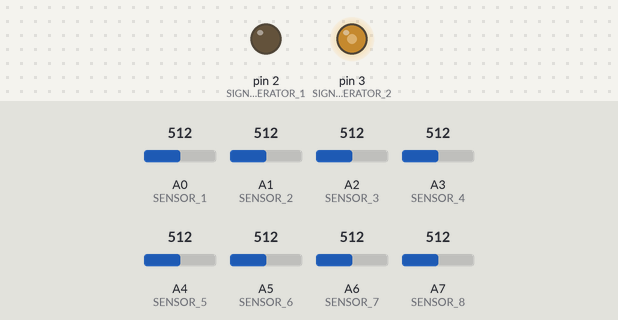
Recording of a sketch running on a simulated Arduino Nano, built with avr-gcc and run on an emulated ATmega328P. On the bench: output pins drawn as LEDs (lit = HIGH). The inputs (shaded band) are chosen by the test bench; at power-on: A0 (SENSOR_1) = 512, A1 (SENSOR_2) = 512, A2 (SENSOR_3) = 512, A3 (SENSOR_4) = 512, A4 (SENSOR_5) = 512, A5 (SENSOR_6) = 512, A6 (SENSOR_7) = 512, A7 (SENSOR_8) = 512. What the sketch prints to the serial monitor is not drawn.

Above: at 0.1 s.
Timing chart, 0 to 1.6 s (numbered marks = the images above):
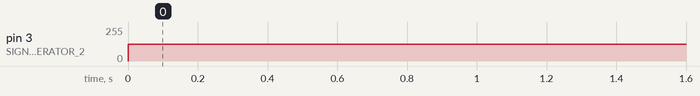

The sketch:

pressure_sensing_system.ino
```cpp
int SIGNAL_GENERATOR_1  = 2;
int SIGNAL_GENERATOR_2  = 3;

int SENSOR_1 = A0;
int SENSOR_2 = A1;
int SENSOR_3 = A2;
int SENSOR_4 = A3;
int SENSOR_5 = A4;
int SENSOR_6 = A5;
int SENSOR_7 = A6;
int SENSOR_8 = A7;

int senses = 10;
int current = 0;
double avg = 0;


void setup() {
  // put your setup code here, to run once
  Serial.begin(9600);

  pinMode(SENSOR_1, INPUT);
  pinMode(SENSOR_2, INPUT);
  pinMode(SENSOR_3, INPUT);
  pinMode(SENSOR_4, INPUT);
  pinMode(SENSOR_5, INPUT);
  pinMode(SENSOR_6, INPUT);
  pinMode(SENSOR_7, INPUT);
  pinMode(SENSOR_8, INPUT);
  pinMode(SIGNAL_GENERATOR_1, OUTPUT);
  pinMode(SIGNAL_GENERATOR_2, OUTPUT);
}

void loop() {
  // put your main code here, to run repeatedly:
  analogWrite(SIGNAL_GENERATOR_1, 127);
  analogWrite(SIGNAL_GENERATOR_2, 127);

  int d1 = analogRead(SENSOR_1);
  int d2 = analogRead(SENSOR_2);
  int d3 = analogRead(SENSOR_3);
  int d4 = analogRead(SENSOR_4);
  int d5 = analogRead(SENSOR_5);
  int d6 = analogRead(SENSOR_6);
  int d7 = analogRead(SENSOR_7);
  int d8 = analogRead(SENSOR_8);

  //Serial.print(d1);
  //Serial.print(", ");
  //Serial.print(d2);
  //Serial.print(", ");
  //Serial.print(d3);
  //Serial.print(", ");
  //Serial.print(d4);
  //Serial.print(", ");
  //Serial.print(d5);
  //Serial.print(", ");
  //Serial.print(d6);
  //Serial.print(", ");
  //Serial.print(d7);
  //Serial.print(", ");

  if (d8 != 0){
    current += 1;
    avg += d8;
    if (current >= senses){
      Serial.println(avg/senses);
      avg = 0;
      current = 0;
    }
  }
  //Serial.println(d8);
}
```

Measured:
- by itself, pin 3 (SIGNAL_GENERATOR_2): 0/255 → 127/255 at 0.00 s
